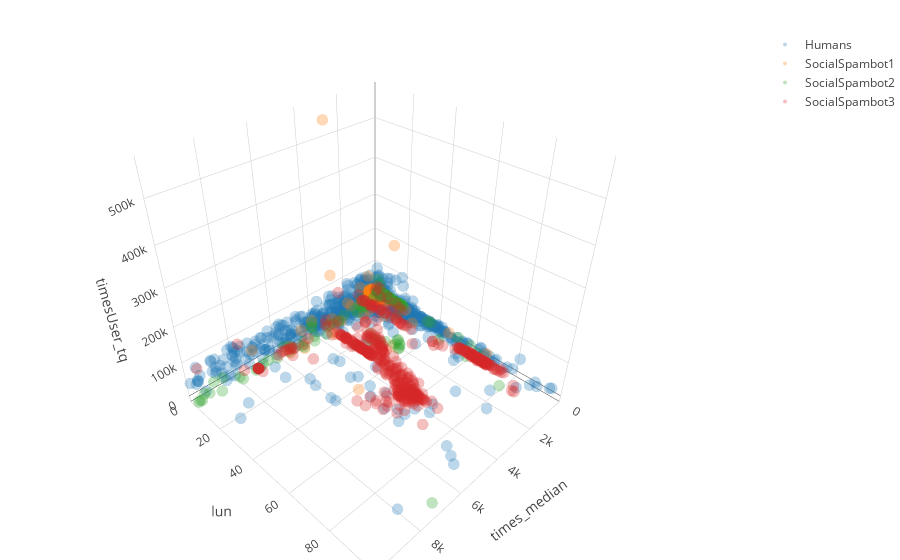

Here is the notebook cell this chart was saved with:
### Code cell
trace, fig, layout = plotearVars([
    ['times_median', [0,10000]],
    ['lun', [0,100]],
    ['timesUser_tq'],
])
# plotly.offline.plot(fig, filename='grafico1.html')

### Figure 1 — Plotly figure (JSON) as saved in the notebook; plotly's stock layout.template omitted (floating-point values rounded to 4 significant figures; data arrays with more than 128 entries replaced by an {"elided": "..."} marker saying what was removed)
{"data": [{"marker": {"opacity": 0.3, "size": 4}, "mode": "markers", "name": "Humans", "type": "scatter3d", "uid": "e275f284-876a-4429-9026-52124c6ff5e8", "x": {"elided": "1083 int values"}, "y": {"elided": "1083 float values"}, "z": {"elided": "1083 float values"}}, {"marker": {"opacity": 0.3, "size": 4}, "mode": "markers", "name": "SocialSpambot1", "type": "scatter3d", "uid": "046ed3ef-1d81-4df7-a767-d57ce05b4f1e", "x": {"elided": "991 int values"}, "y": {"elided": "991 float values"}, "z": {"elided": "991 float values"}}, {"marker": {"opacity": 0.3, "size": 4}, "mode": "markers", "name": "SocialSpambot2", "type": "scatter3d", "uid": "a294c277-06ee-43af-b212-4aca40225585", "x": {"elided": "3457 int values"}, "y": {"elided": "3457 float values"}, "z": {"elided": "3457 float values"}}, {"marker": {"opacity": 0.3, "size": 4}, "mode": "markers", "name": "SocialSpambot3", "type": "scatter3d", "uid": "d2fbe442-78a4-4e7e-8118-893be5e56734", "x": {"elided": "464 int values"}, "y": {"elided": "464 float values"}, "z": {"elided": "464 float values"}}], "layout": {"margin": {"b": 0, "l": 0, "r": 0, "t": 30}, "scene": {"aspectmode": "cube", "xaxis": {"range": [0, 10000], "title": {"text": "times_median"}}, "yaxis": {"range": [0, 100], "title": {"text": "lun"}}, "zaxis": {"title": {"text": "timesUser_tq"}}}}}
